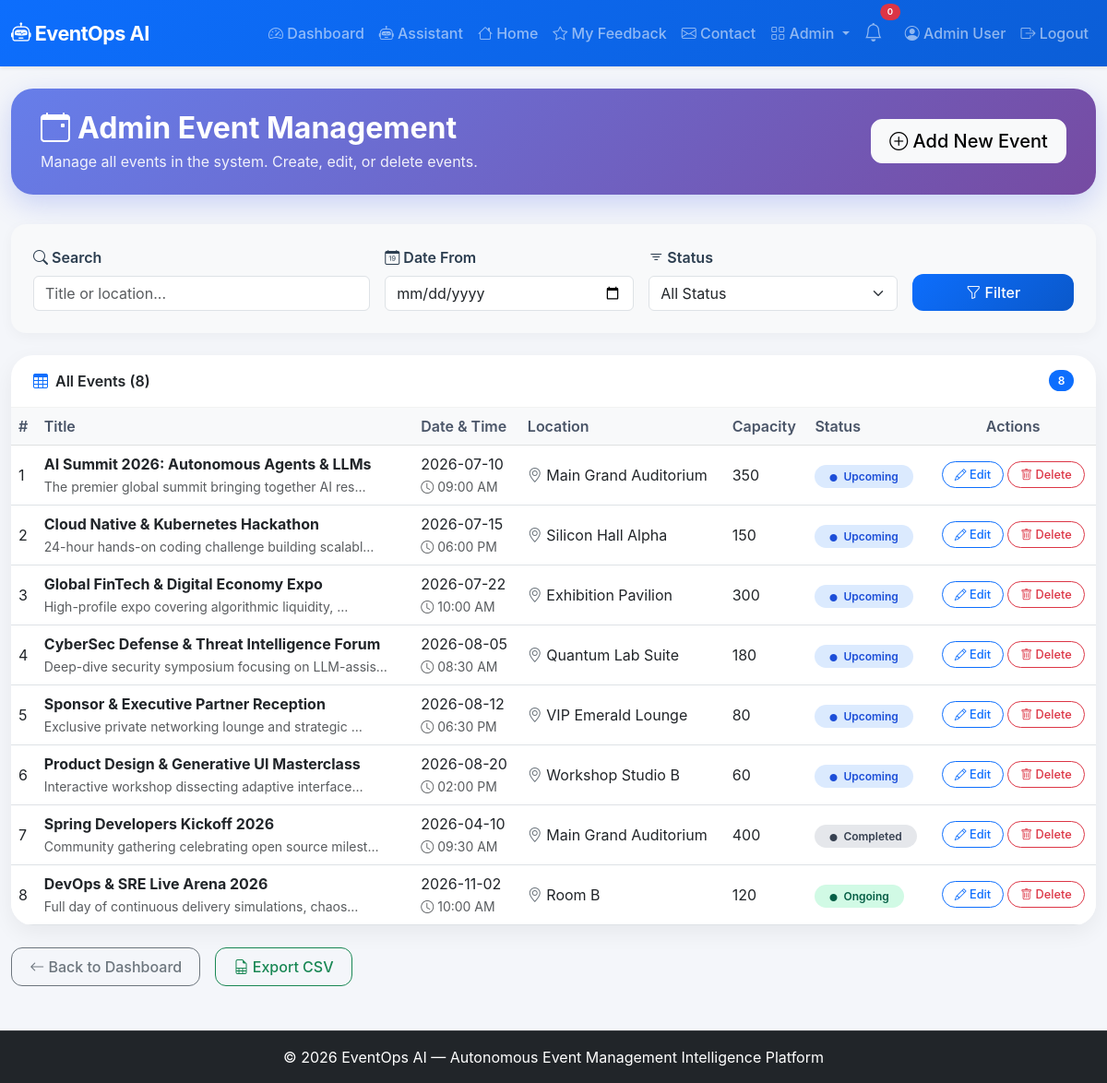
Screenshot of /admin/events (signed in) with the database file from the repository.
### app.py (models this page shows, shortened)
class User(UserMixin, db.Model):
    id = db.Column(db.Integer, primary_key=True)
    name = db.Column(db.String(100), nullable=False)
    email = db.Column(db.String(100), unique=True, nullable=False)
    password_hash = db.Column(db.String(200), nullable=False)
    role = db.Column(db.String(20), default='user')
    created_at = db.Column(db.DateTime, default=lambda: datetime.now(timezone.utc))

class Event(db.Model):
    id = db.Column(db.Integer, primary_key=True)
    title = db.Column(db.String(200), nullable=False)
    description = db.Column(db.Text)
    date = db.Column(db.String(50))
    time = db.Column(db.String(50))
    location = db.Column(db.String(200))
    capacity = db.Column(db.Integer)
    status = db.Column(db.String(20), default='upcoming')
    created_at = db.Column(db.DateTime, default=lambda: datetime.now(timezone.utc))

### app.py (the view)
@app.route('/admin/events')
@login_required
def admin_events():
    if current_user.role != 'admin':
        abort(403)
    events = Event.query.all()
    return render_template('admin_events.html', events=events)

### app.py (called while the page is built)
@login_manager.user_loader
def load_user(user_id):
    return User.query.get(int(user_id))

### templates/admin_events.html (shortened to what this page needs)
{% extends "base.html" %}
{% block content %}
<div class="page-header">
    <div class="d-flex justify-content-between align-items-center">
        <div>
            <h2><i class="bi bi-calendar-event me-2"></i>Admin Event Management</h2>
            <p>Manage all events in the system. Create, edit, or delete events.</p>
        </div>
        <a href="{{ url_for('admin_event_add') }}" class="btn btn-light btn-lg">
            <i class="bi bi-plus-circle"></i> Add New Event
        </a>
    </div>
</div>
<div class="search-card">
    <form method="GET" class="row g-3 align-items-end">
        <div class="col-md-4">
            <label class="form-label fw-semibold"><i class="bi bi-search"></i> Search</label>
            <input type="text" name="search" class="form-control" placeholder="Title or location..."
                value="{{ request.args.get('search', '') }}">
        </div>
        <div class="col-md-3">
            <label class="form-label fw-semibold"><i class="bi bi-calendar-date"></i> Date From</label>
            <input type="date" name="date_from" class="form-control" value="{{ request.args.get('date_from', '') }}">
        </div>
        <div class="col-md-3">
            <label class="form-label fw-semibold"><i class="bi bi-filter"></i> Status</label>
            <select name="status" class="form-select">
                <option value="">All Status</option>
            </select>
        </div>
        <div class="col-md-2">
            <button type="submit" class="btn btn-primary w-100"><i class="bi bi-funnel"></i> Filter</button>
        </div>
    </form>
</div>
<div class="card table-card">
    <div class="card-header d-flex justify-content-between align-items-center">
        <span><i class="bi bi-table text-primary me-2"></i>All Events ({{ events|length }})</span>
        {% if events %}
        <span class="badge bg-primary rounded-pill">{{ events|length }}</span>
        {% endif %}
    </div>
    <div class="card-body p-0">
        <div class="table-responsive">
            <table class="table table-hover mb-0">
                <thead class="table-light">
                    <tr>
                        <th>#</th>
                        <th>Title</th>
                        <th>Date & Time</th>
                        <th>Location</th>
                        <th>Capacity</th>
                        <th>Status</th>
                        <th class="text-center">Actions</th>
                    </tr>
                </thead>
                <tbody>
                    {% for event in events %}
                    <tr>
                        <td>{{ loop.index }}</td>
                        <td><strong>{{ event.title }}</strong>
                            {% if event.description %}
                            <br><small class="text-muted">{{ event.description[:50] }}{% if event.description|length >
                                50 %}…{% endif %}</small>
                            {% endif %}
                        </td>
                        <td>
                            {{ event.date }}<br>
                            <small class="text-muted"><i class="bi bi-clock"></i> {{ event.time }}</small>
                        </td>
                        <td><i class="bi bi-geo-alt text-secondary"></i> {{ event.location or '—' }}</td>
                        <td>{{ event.capacity }}</td>
                        <td>
                            <span class="status-badge status-{{ event.status }}">
                                <i class="bi bi-circle-fill me-1" style="font-size:0.5rem;"></i>
                                {{ event.status|capitalize }}
                            </span>
                        </td>
                        <td class="text-center">
                            <a href="{{ url_for('admin_event_edit', event_id=event.id) }}"
                                class="btn btn-outline-primary btn-action">
                                <i class="bi bi-pencil"></i> Edit
                            </a>
                            <a href="{{ url_for('admin_event_delete', event_id=event.id) }}"
                                class="btn btn-outline-danger btn-action"
                                onclick="return confirm('Are you sure you want to delete this event?')">
                                <i class="bi bi-trash"></i> Delete
                            </a>
                        </td>
                    </tr>
                    {% endfor %}
                </tbody>
            </table>
        </div>
    </div>
</div>
<div class="mt-4 d-flex gap-3">
    <a href="{{ url_for('dashboard') }}" class="btn btn-outline-secondary">
        <i class="bi bi-arrow-left"></i> Back to Dashboard
    </a>
    {% if events %}
    <a href="#" class="btn btn-outline-success" onclick="alert('Export CSV functionality not yet implemented.')">
        <i class="bi bi-file-earmark-spreadsheet"></i> Export CSV
    </a>
    {% endif %}
</div>
{% endblock %}

### templates/base.html (shortened to what this page needs)
<!DOCTYPE html>
<html lang="en">
<head>
    <link href="https://cdn.jsdelivr.net/npm/bootstrap@5.3.0/dist/css/bootstrap.min.css" rel="stylesheet">
    <link rel="stylesheet" href="https://cdn.jsdelivr.net/npm/bootstrap-icons@1.11.0/font/bootstrap-icons.css">
    <link rel="stylesheet" href="{{ url_for('static', filename='css/style.css') }}">
</head>
<body>
    <nav class="navbar navbar-expand-lg navbar-dark bg-primary shadow-sm">
        <div class="container-fluid">
            <a class="navbar-brand fw-bold" href="{{ url_for('index') }}">
                <i class="bi bi-robot"></i> EventOps AI
            </a>
            <div class="collapse navbar-collapse" id="navbarNav">
                <ul class="navbar-nav ms-auto align-items-lg-center">
                    {% if current_user.is_authenticated %}
                    <li class="nav-item">
                        <a class="nav-link" href="{{ url_for('dashboard') }}">
                            <i class="bi bi-speedometer2"></i> Dashboard
                        </a>
                    </li>
                    <li class="nav-item">
                        <a class="nav-link" href="{{ url_for('assistant_page') }}">
                            <i class="bi bi-robot"></i> Assistant
                        </a>
                    </li>
                    <li class="nav-item">
                        <a class="nav-link" href="{{ url_for('index') }}">
                            <i class="bi bi-house"></i> Home
                        </a>
                    </li>
                    <li class="nav-item">
                        <a class="nav-link" href="{{ url_for('feedback_list') }}">
                            <i class="bi bi-star"></i> My Feedback
                        </a>
                    </li>
                    <li class="nav-item">
                        <a class="nav-link" href="{{ url_for('contact') }}">
                            <i class="bi bi-envelope"></i> Contact
                        </a>
                    </li>
                    {% if current_user.role == 'admin' %}
                    <li class="nav-item dropdown">
                        <a class="nav-link dropdown-toggle" href="#" role="button" data-bs-toggle="dropdown">
                            <i class="bi bi-grid"></i> Admin
                        </a>
                    </li>
                    {% endif %}
                    <li class="nav-item position-relative me-2">
                        <a class="nav-link" href="#" title="Notifications" data-bs-toggle="dropdown">
                            <i class="bi bi-bell fs-5"></i>
                            <span
                                class="position-absolute top-0 start-100 translate-middle badge rounded-pill bg-danger"
                                style="font-size:0.6rem;">
                                0
                            </span>
                        </a>
                    </li>
                    <li class="nav-item">
                        <a class="nav-link" href="{{ url_for('profile') }}">
                            <i class="bi bi-person-circle"></i> {{ current_user.name }}
                        </a>
                    </li>
                    <li class="nav-item">
                        <a class="nav-link" href="{{ url_for('logout') }}">
                            <i class="bi bi-box-arrow-right"></i> Logout
                        </a>
                    </li>
                    {% endif %}
                </ul>
            </div>
        </div>
    </nav>
    <main class="container-fluid py-4">
        {% block content %}{% endblock %}
    </main>
    <footer class="footer bg-dark text-white py-3 mt-4">
        <div class="container text-center">
            <span>© 2026 EventOps AI — Autonomous Event Management Intelligence Platform</span>
        </div>
    </footer>
</body>
</html>

### static/css/style.css (style rules this page uses)
:root { --primary-color: #0d6efd; --primary-hover: #0b5ed7; --secondary-color: #6c757d; --success-color: #198754; --warning-color: #ffc107; --danger-color: #dc3545; --dark-color: #212529; --bg-light: #f8f9fa; --card-shadow: 0 8px 24px rgba(13, 110, 253, 0.08); --hover-shadow: 0 14px 30px rgba(13, 110, 253, 0.15); }
body { background-color: #f4f6fa; color: #2c3e50; font-family: -apple-system, BlinkMacSystemFont, "Segoe UI", Roboto, "Helvetica Neue", Arial, sans-serif; min-height: 100vh; display: flex; flex-direction: column; }
main { flex: 1 0 auto; }
.card { border: none; border-radius: 1.25rem; box-shadow: 0 6px 18px rgba(0,0,0,0.05); transition: transform 0.25s ease, box-shadow 0.25s ease; overflow: hidden; }
.card-header { background: transparent; border-bottom: 1px solid rgba(0, 0, 0, 0.06); font-weight: 600; padding: 1.1rem 1.4rem; }
.navbar { background: linear-gradient(135deg, #0d6efd, #0b5ed7) !important; padding-top: 0.8rem; padding-bottom: 0.8rem; }
.navbar-brand { font-size: 1.35rem; letter-spacing: -0.5px; }
.nav-link { font-weight: 500; transition: color 0.2s ease, opacity 0.2s ease; }
.btn { border-radius: 0.75rem; font-weight: 500; padding: 0.5rem 1.2rem; transition: all 0.2s ease; }
.btn-primary { background: linear-gradient(135deg, #0d6efd, #0a58ca); border: none; }
.badge { padding: 0.45em 0.8em; font-weight: 600; border-radius: 0.5rem; }
footer { border-top: 1px solid rgba(255, 255, 255, 0.1); }

### templates/admin_events.html (style rules this page uses)
.page-header { background: linear-gradient(135deg, #667eea 0%, #764ba2 100%); color: white; padding: 1.5rem 2rem; border-radius: 1.5rem; margin-bottom: 2rem; box-shadow: 0 10px 30px rgba(102, 126, 234, 0.3); }
.page-header h2 { font-weight: 700; margin-bottom: 0.3rem; }
.page-header p { opacity: 0.9; margin-bottom: 0; }
.search-card { border: none; border-radius: 1rem; box-shadow: 0 4px 15px rgba(0, 0, 0, 0.04); padding: 1.5rem; background: #f8f9fa; margin-bottom: 1.5rem; }
.table-card { border: none; border-radius: 1.5rem; box-shadow: 0 8px 25px rgba(0, 0, 0, 0.06); overflow: hidden; }
.table-card .card-header { background: transparent; border-bottom: 1px solid rgba(0, 0, 0, 0.05); padding: 1rem 1.5rem; font-weight: 600; }
.table th { border-top: none; font-weight: 600; color: #4a5568; }
.table td { vertical-align: middle; }
.status-badge { padding: 0.3rem 1rem; border-radius: 50px; font-size: 0.75rem; font-weight: 600; }
.status-upcoming { background: #dbeafe; color: #1d4ed8; }
.status-ongoing { background: #d1fae5; color: #065f46; }
.status-completed { background: #e5e7eb; color: #374151; }
.btn-action { border-radius: 50px; padding: 0.25rem 0.8rem; font-size: 0.8rem; transition: all 0.2s ease; }

### rows the page displays
User: name "Admin User"
Event: title "AI Summit 2026: Autonomous Agents & LLMs", description "The premier global summit bringing together AI res", date "2026-07-10", time "09:00 AM", location "Main Grand Auditorium", capacity "350", status "Upcoming"
Event: title "Cloud Native & Kubernetes Hackathon", description "24-hour hands-on coding challenge building scalabl", date "2026-07-15", time "06:00 PM", location "Silicon Hall Alpha", capacity "150", status "Upcoming"
Event: title "Global FinTech & Digital Economy Expo", description "High-profile expo covering algorithmic liquidity,", date "2026-07-22", time "10:00 AM", location "Exhibition Pavilion", capacity "300", status "Upcoming"
Event: title "CyberSec Defense & Threat Intelligence Forum", description "Deep-dive security symposium focusing on LLM-assis", date "2026-08-05", time "08:30 AM", location "Quantum Lab Suite", capacity "180", status "Upcoming"
Event: title "Sponsor & Executive Partner Reception", description "Exclusive private networking lounge and strategic", date "2026-08-12", time "06:30 PM", location "VIP Emerald Lounge", capacity "80", status "Upcoming"
Event: title "Product Design & Generative UI Masterclass", description "Interactive workshop dissecting adaptive interface", date "2026-08-20", time "02:00 PM", location "Workshop Studio B", capacity "60", status "Upcoming"
Event: title "Spring Developers Kickoff 2026", description "Community gathering celebrating open source milest", date "2026-04-10", time "09:30 AM", location "Main Grand Auditorium", capacity "400", status "Completed"
Event: title "DevOps & SRE Live Arena 2026", description "Full day of continuous delivery simulations, chaos", date "2026-11-02", time "10:00 AM", location "Room B", capacity "120", status "Ongoing"

### other values shown
{{ events|length }} "8"
